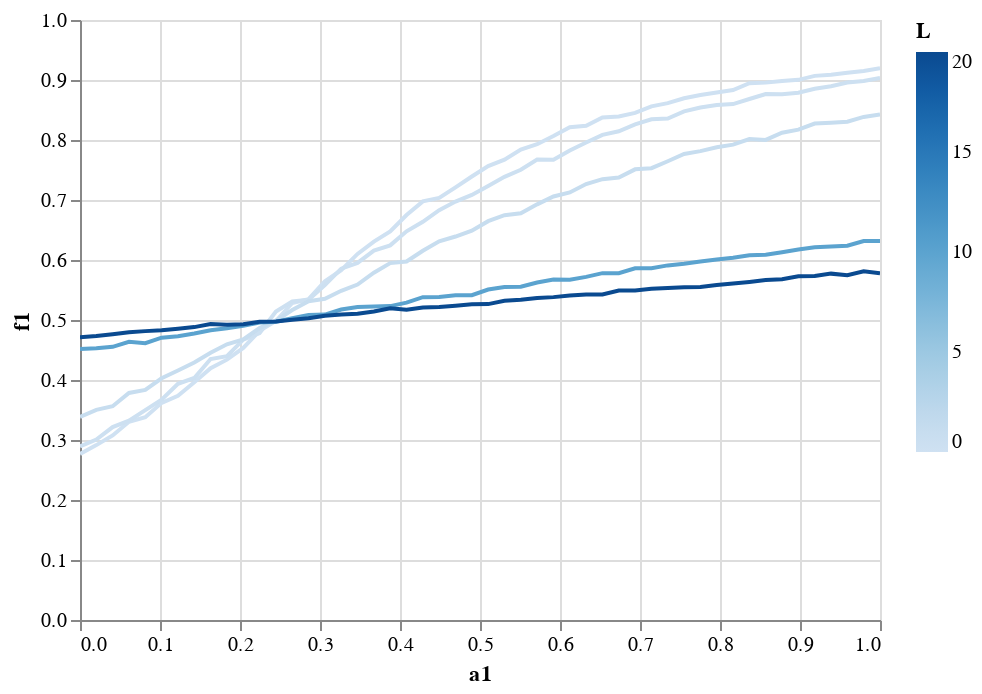
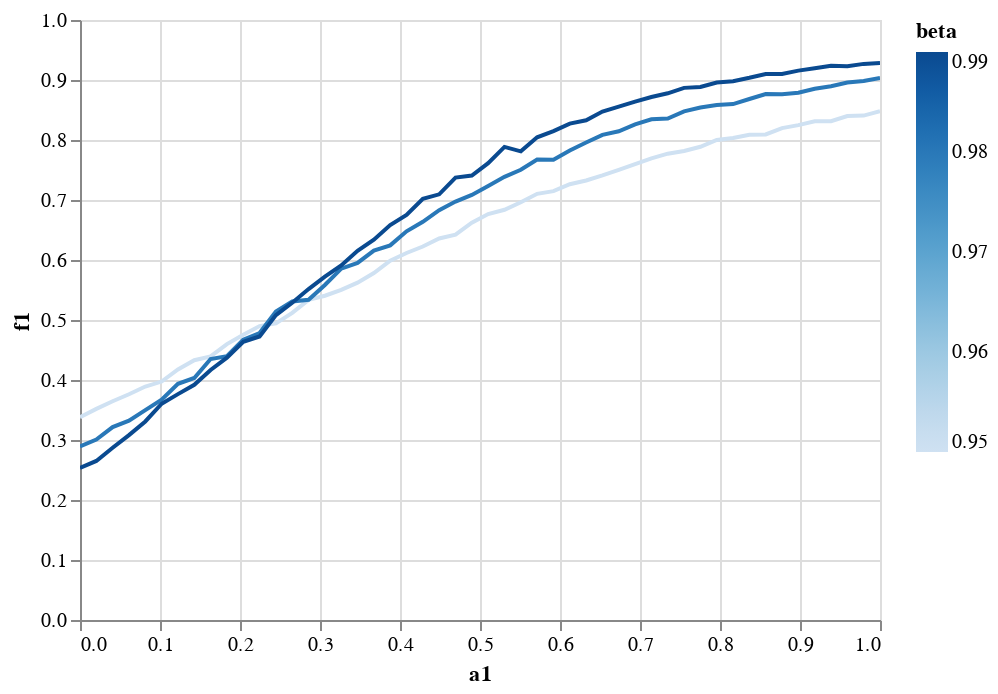

Notebook code for these charts, in order:
### Code cell
interpolation_df_averaged = interpolation_df.groupby(["a1", "L", "beta"]).mean().reset_index()
alt.Chart(interpolation_df_averaged[interpolation_df_averaged.beta == 0.98]).mark_line().encode(x="a1", y="f1", color="L:Q").interactive().display()
alt.Chart(interpolation_df_averaged[interpolation_df_averaged.L == 0.2]).mark_line().encode(x="a1", y="f1", color="beta:Q").interactive()

### Figure 1 — Vega-Lite specification as saved in the notebook (floating-point values rounded to 4 significant figures; data arrays with more than 128 entries replaced by an {"elided": "..."} marker saying what was removed)
{"config": {"view": {"continuousWidth": 400, "continuousHeight": 300}}, "data": {"name": "data-d3bccfe531d2da52e9b93b36824c0459"}, "mark": "line", "encoding": {"color": {"field": "L", "type": "quantitative"}, "x": {"field": "a1", "type": "quantitative"}, "y": {"field": "f1", "type": "quantitative"}}, "selection": {"selector001": {"type": "interval", "bind": "scales", "encodings": ["x", "y"]}}, "$schema": "https://vega.github.io/schema/vega-lite/v4.17.0.json", "datasets": {"data-d3bccfe531d2da52e9b93b36824c0459": {"elided": "250 records"}}}

### Figure 2 — Vega-Lite specification as saved in the notebook (floating-point values rounded to 4 significant figures; data arrays with more than 128 entries replaced by an {"elided": "..."} marker saying what was removed)
{"config": {"view": {"continuousWidth": 400, "continuousHeight": 300}}, "data": {"name": "data-25215e25eaad164709bfb8ba97da1ec0"}, "mark": "line", "encoding": {"color": {"field": "beta", "type": "quantitative"}, "x": {"field": "a1", "type": "quantitative"}, "y": {"field": "f1", "type": "quantitative"}}, "selection": {"selector002": {"type": "interval", "bind": "scales", "encodings": ["x", "y"]}}, "$schema": "https://vega.github.io/schema/vega-lite/v4.17.0.json", "datasets": {"data-25215e25eaad164709bfb8ba97da1ec0": {"elided": "150 records"}}}
